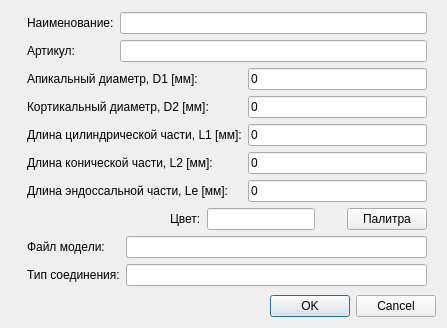
<?xml version="1.0" encoding="UTF-8"?>
<ui version="4.0">
 <class>ImplantDialog</class>
 <widget class="QDialog" name="ImplantDialog">
  <property name="geometry">
   <rect>
    <x>0</x>
    <y>0</y>
    <width>447</width>
    <height>316</height>
   </rect>
  </property>
  <property name="windowTitle">
   <string>Dialog</string>
  </property>
  <layout class="QVBoxLayout" name="verticalLayout">
   <property name="topMargin">
    <number>3</number>
   </property>
   <item>
    <widget class="QWidget" name="widget" native="true">
     <layout class="QHBoxLayout" name="horizontalLayout">
      <property name="spacing">
       <number>0</number>
      </property>
      <property name="leftMargin">
       <number>0</number>
      </property>
      <property name="topMargin">
       <number>0</number>
      </property>
      <property name="rightMargin">
       <number>0</number>
      </property>
      <property name="bottomMargin">
       <number>0</number>
      </property>
      <item>
       <widget class="QLabel" name="label">
        <property name="sizePolicy">
         <sizepolicy hsizetype="Fixed" vsizetype="Fixed">
          <horstretch>0</horstretch>
          <verstretch>0</verstretch>
         </sizepolicy>
        </property>
        <property name="text">
         <string/>
        </property>
        <property name="pixmap">
         <pixmap resource="resources.qrc">:/files/Resources/scheme.png</pixmap>
        </property>
        <property name="scaledContents">
         <bool>false</bool>
        </property>
        <property name="alignment">
         <set>Qt::AlignCenter</set>
        </property>
       </widget>
      </item>
      <item>
       <widget class="QWidget" name="widget_2" native="true">
        <property name="minimumSize">
         <size>
          <width>292</width>
          <height>0</height>
         </size>
        </property>
        <layout class="QVBoxLayout" name="verticalLayout_2">
         <property name="spacing">
          <number>0</number>
         </property>
         <property name="leftMargin">
          <number>0</number>
         </property>
         <property name="topMargin">
          <number>0</number>
         </property>
         <property name="rightMargin">
          <number>0</number>
         </property>
         <property name="bottomMargin">
          <number>0</number>
         </property>
         <item>
          <widget class="QWidget" name="widget_3" native="true">
           <property name="sizePolicy">
            <sizepolicy hsizetype="Preferred" vsizetype="Fixed">
             <horstretch>0</horstretch>
             <verstretch>0</verstretch>
            </sizepolicy>
           </property>
           <layout class="QFormLayout" name="formLayout">
            <property name="fieldGrowthPolicy">
             <enum>QFormLayout::AllNonFixedFieldsGrow</enum>
            </property>
            <property name="bottomMargin">
             <number>3</number>
            </property>
            <item row="0" column="0">
             <widget class="QLabel" name="label_2">
              <property name="text">
               <string>Наименование:</string>
              </property>
             </widget>
            </item>
            <item row="0" column="1">
             <widget class="QLineEdit" name="lEName"/>
            </item>
            <item row="1" column="0">
             <widget class="QLabel" name="label_3">
              <property name="text">
               <string>Артикул:</string>
              </property>
             </widget>
            </item>
            <item row="1" column="1">
             <widget class="QLineEdit" name="lEArticle"/>
            </item>
           </layout>
          </widget>
         </item>
         <item>
          <widget class="QWidget" name="widget_4" native="true">
           <layout class="QFormLayout" name="formLayout_2">
            <property name="fieldGrowthPolicy">
             <enum>QFormLayout::AllNonFixedFieldsGrow</enum>
            </property>
            <property name="topMargin">
             <number>3</number>
            </property>
            <property name="bottomMargin">
             <number>3</number>
            </property>
            <item row="1" column="0">
             <widget class="QLabel" name="label_4">
              <property name="text">
               <string>Апикальный диаметр, D1 [мм]:</string>
              </property>
             </widget>
            </item>
            <item row="1" column="1">
             <widget class="QLineEdit" name="lED1">
              <property name="inputMethodHints">
               <set>Qt::ImhFormattedNumbersOnly</set>
              </property>
              <property name="text">
               <string>0</string>
              </property>
             </widget>
            </item>
            <item row="2" column="0">
             <widget class="QLabel" name="label_5">
              <property name="text">
               <string>Кортикальный диаметр, D2 [мм]:</string>
              </property>
             </widget>
            </item>
            <item row="2" column="1">
             <widget class="QLineEdit" name="lED2">
              <property name="inputMethodHints">
               <set>Qt::ImhFormattedNumbersOnly</set>
              </property>
              <property name="text">
               <string>0</string>
              </property>
             </widget>
            </item>
            <item row="3" column="0">
             <widget class="QLabel" name="label_6">
              <property name="text">
               <string>Длина цилиндрической части, L1 [мм]:</string>
              </property>
             </widget>
            </item>
            <item row="3" column="1">
             <widget class="QLineEdit" name="lEL1">
              <property name="inputMethodHints">
               <set>Qt::ImhFormattedNumbersOnly</set>
              </property>
              <property name="text">
               <string>0</string>
              </property>
             </widget>
            </item>
            <item row="4" column="0">
             <widget class="QLabel" name="label_7">
              <property name="text">
               <string>Длина конической части, L2 [мм]:</string>
              </property>
             </widget>
            </item>
            <item row="4" column="1">
             <widget class="QLineEdit" name="lEL2">
              <property name="inputMethodHints">
               <set>Qt::ImhFormattedNumbersOnly</set>
              </property>
              <property name="text">
               <string>0</string>
              </property>
             </widget>
            </item>
            <item row="5" column="0">
             <widget class="QLabel" name="label_8">
              <property name="text">
               <string>Длина эндоссальной части, Le [мм]:</string>
              </property>
             </widget>
            </item>
            <item row="5" column="1">
             <widget class="QLineEdit" name="lELe">
              <property name="inputMethodHints">
               <set>Qt::ImhFormattedNumbersOnly</set>
              </property>
              <property name="text">
               <string>0</string>
              </property>
             </widget>
            </item>
           </layout>
          </widget>
         </item>
         <item>
          <widget class="QWidget" name="widget_5" native="true">
           <layout class="QHBoxLayout" name="horizontalLayout_2">
            <property name="spacing">
             <number>6</number>
            </property>
            <property name="leftMargin">
             <number>9</number>
            </property>
            <property name="topMargin">
             <number>3</number>
            </property>
            <property name="rightMargin">
             <number>9</number>
            </property>
            <property name="bottomMargin">
             <number>3</number>
            </property>
            <item>
             <spacer name="horizontalSpacer">
              <property name="orientation">
               <enum>Qt::Horizontal</enum>
              </property>
              <property name="sizeHint" stdset="0">
               <size>
                <width>40</width>
                <height>20</height>
               </size>
              </property>
             </spacer>
            </item>
            <item>
             <widget class="QLabel" name="label_9">
              <property name="text">
               <string>Цвет:</string>
              </property>
             </widget>
            </item>
            <item>
             <widget class="QLineEdit" name="lEDefColor">
              <property name="sizePolicy">
               <sizepolicy hsizetype="Fixed" vsizetype="Fixed">
                <horstretch>0</horstretch>
                <verstretch>0</verstretch>
               </sizepolicy>
              </property>
              <property name="readOnly">
               <bool>true</bool>
              </property>
             </widget>
            </item>
            <item>
             <widget class="QLabel" name="lColor">
              <property name="minimumSize">
               <size>
                <width>20</width>
                <height>0</height>
               </size>
              </property>
              <property name="autoFillBackground">
               <bool>false</bool>
              </property>
              <property name="styleSheet">
               <string notr="true">background-color: &quot;#00FFFF&quot;;</string>
              </property>
              <property name="text">
               <string/>
              </property>
             </widget>
            </item>
            <item>
             <widget class="QPushButton" name="pBShowPallete">
              <property name="text">
               <string>Палитра</string>
              </property>
             </widget>
            </item>
           </layout>
          </widget>
         </item>
         <item>
          <widget class="QWidget" name="wAdmin" native="true">
           <layout class="QFormLayout" name="formLayout_3">
            <property name="topMargin">
             <number>3</number>
            </property>
            <property name="bottomMargin">
             <number>3</number>
            </property>
            <item row="0" column="0">
             <widget class="QLabel" name="label_10">
              <property name="text">
               <string>Файл модели:</string>
              </property>
             </widget>
            </item>
            <item row="0" column="1">
             <widget class="QLineEdit" name="lEModelPath">
              <property name="sizePolicy">
               <sizepolicy hsizetype="Expanding" vsizetype="Fixed">
                <horstretch>0</horstretch>
                <verstretch>0</verstretch>
               </sizepolicy>
              </property>
             </widget>
            </item>
            <item row="1" column="0">
             <widget class="QLabel" name="label_11">
              <property name="text">
               <string>Тип соединения:</string>
              </property>
             </widget>
            </item>
            <item row="1" column="1">
             <widget class="QLineEdit" name="lEComp_val"/>
            </item>
           </layout>
          </widget>
         </item>
        </layout>
       </widget>
      </item>
     </layout>
    </widget>
   </item>
   <item>
    <widget class="QDialogButtonBox" name="buttonBox">
     <property name="orientation">
      <enum>Qt::Horizontal</enum>
     </property>
     <property name="standardButtons">
      <set>QDialogButtonBox::Cancel|QDialogButtonBox::Ok</set>
     </property>
    </widget>
   </item>
  </layout>
 </widget>
 <resources>
  <include location="resources.qrc"/>
 </resources>
 <connections>
  <connection>
   <sender>buttonBox</sender>
   <signal>accepted()</signal>
   <receiver>ImplantDialog</receiver>
   <slot>accept()</slot>
   <hints>
    <hint type="sourcelabel">
     <x>227</x>
     <y>236</y>
    </hint>
    <hint type="destinationlabel">
     <x>157</x>
     <y>253</y>
    </hint>
   </hints>
  </connection>
  <connection>
   <sender>buttonBox</sender>
   <signal>rejected()</signal>
   <receiver>ImplantDialog</receiver>
   <slot>reject()</slot>
   <hints>
    <hint type="sourcelabel">
     <x>295</x>
     <y>242</y>
    </hint>
    <hint type="destinationlabel">
     <x>286</x>
     <y>253</y>
    </hint>
   </hints>
  </connection>
 </connections>
</ui>
